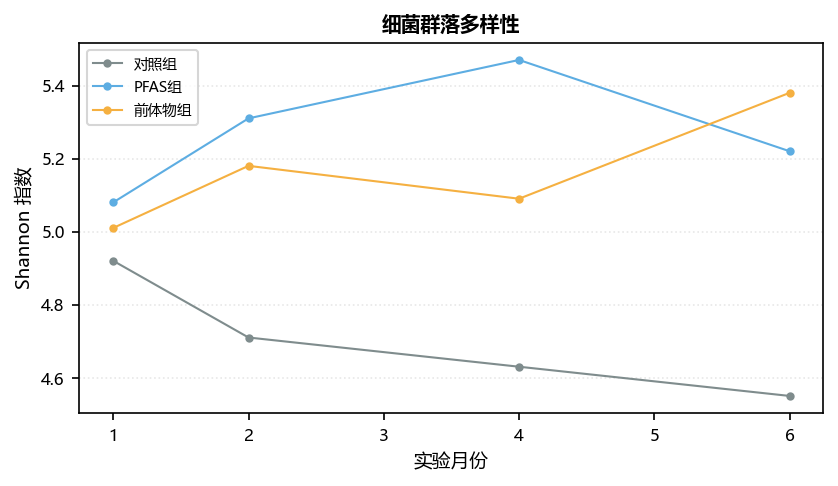

Reproduce this figure in Python.
"""示例：一张「格式不太对」的图。

字号偏小、配色随手写、图例带框、还用了 bbox_inches='tight'——
这些正是面板要调的东西。拿它试：

    python -m figstudio inspect examples/demo.py
"""

from pathlib import Path

import matplotlib

matplotlib.use("Agg")
import matplotlib.pyplot as plt

plt.rcParams["font.sans-serif"] = ["Microsoft YaHei", "SimHei", "DejaVu Sans"]
plt.rcParams["font.size"] = 8
plt.rcParams["axes.unicode_minus"] = False

months = [1, 2, 4, 6]
DATA = {
    "对照组": [4.92, 4.71, 4.63, 4.55],
    "PFAS组": [5.08, 5.31, 5.47, 5.22],
    "前体物组": [5.01, 5.18, 5.09, 5.38],
}
# 硬编码配色：最容易调错、也最值得调的地方
COLOR = {"对照组": "#7F8C8D", "PFAS组": "#5DADE2", "前体物组": "#F5B041"}

fig, ax = plt.subplots(figsize=(6.4, 3.2), dpi=150)
for name, ys in DATA.items():
    ax.plot(months, ys, marker="o", label=name, color=COLOR[name],
            linewidth=1.0, markersize=3)
ax.set_xlabel("实验月份", fontsize=9.0)
ax.set_ylabel("Shannon 指数", fontsize=9.0)
ax.set_title("细菌群落多样性", fontsize=9.5, fontweight="bold")
ax.legend(fontsize=7.0, loc="upper left", frameon=True)
ax.grid(axis="y", linestyle=":", alpha=0.45, color="#CCCCCC")

out = Path(__file__).with_name("demo.png")
fig.savefig(out, dpi=150, bbox_inches="tight")
print(f"wrote {out}")
